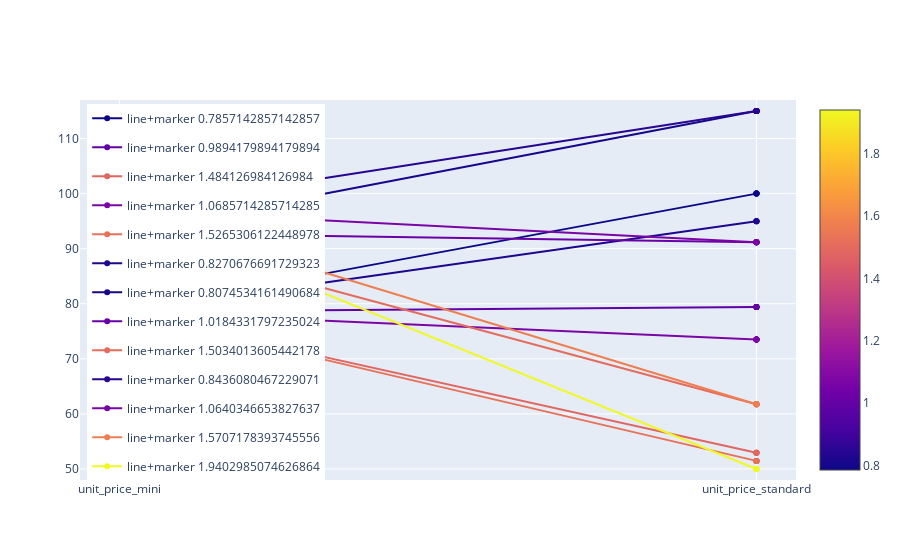

Here is the notebook cell this chart was saved with:
### Code cell
# import plotly.express as px
import plotly.graph_objects as go
import pandas as pd
import numpy as np



df = df[df['brand_name']=='Dior']

# This function allows you to retrieve colors from a continuous color scale
# by providing the name of the color scale, and the normalized location between 0 and 1
# Reference: https://stackoverflow.com/questions/62710057/access-color-from-plotly-color-scale

def get_color(colorscale_name, loc):
    from _plotly_utils.basevalidators import ColorscaleValidator
    # first parameter: Name of the property being validated
    # second parameter: a string, doesn't really matter in our use case
    cv = ColorscaleValidator("colorscale", "")
    # colorscale will be a list of lists: [[loc1, "rgb1"], [loc2, "rgb2"], ...] 
    colorscale = cv.validate_coerce(colorscale_name)
    
    if hasattr(loc, "__iter__"):
        return [get_continuous_color(colorscale, x) for x in loc]
    return get_continuous_color(colorscale, loc)
        

# Identical to Adam's answer
import plotly.colors
from PIL import ImageColor

def get_continuous_color(colorscale, intermed):
    """
    Plotly continuous colorscales assign colors to the range [0, 1]. This function computes the intermediate
    color for any value in that range.

    Plotly doesn't make the colorscales directly accessible in a common format.
    Some are ready to use:
    
        colorscale = plotly.colors.PLOTLY_SCALES["Greens"]

    Others are just swatches that need to be constructed into a colorscale:

        viridis_colors, scale = plotly.colors.convert_colors_to_same_type(plotly.colors.sequential.Viridis)
        colorscale = plotly.colors.make_colorscale(viridis_colors, scale=scale)

    :param colorscale: A plotly continuous colorscale defined with RGB string colors.
    :param intermed: value in the range [0, 1]
    :return: color in rgb string format
    :rtype: str
    """
    if len(colorscale) < 1:
        raise ValueError("colorscale must have at least one color")

    hex_to_rgb = lambda c: "rgb" + str(ImageColor.getcolor(c, "RGB"))

    if intermed <= 0 or len(colorscale) == 1:
        c = colorscale[0][1]
        return c if c[0] != "#" else hex_to_rgb(c)
    if intermed >= 1:
        c = colorscale[-1][1]
        return c if c[0] != "#" else hex_to_rgb(c)

    for cutoff, color in colorscale:
        if intermed > cutoff:
            low_cutoff, low_color = cutoff, color
        else:
            high_cutoff, high_color = cutoff, color
            break

    if (low_color[0] == "#") or (high_color[0] == "#"):
        # some color scale names (such as cividis) returns:
        # [[loc1, "hex1"], [loc2, "hex2"], ...]
        low_color = hex_to_rgb(low_color)
        high_color = hex_to_rgb(high_color)

    return plotly.colors.find_intermediate_color(
        lowcolor=low_color,
        highcolor=high_color,
        intermed=((intermed - low_cutoff) / (high_cutoff - low_cutoff)),
        colortype="rgb",
    )

fig = go.Figure()

## add the lines+markers
for color_val in df.mini_to_standard_ratio.unique():
    color_val_normalized = (color_val - min(df.mini_to_standard_ratio)) / (max(df.mini_to_standard_ratio) - min(df.mini_to_standard_ratio))
    # print(f"color_val={color_val}, color_val_normalized={color_val_normalized}")
    df_subset = df[df['mini_to_standard_ratio'] == color_val]
    fig.add_trace(go.Scatter(
        x=df_subset['variable'],
        y=df_subset['value'],
        mode='lines+markers',
        marker=dict(color=get_color('Plasma', color_val_normalized)),
        name=f"line+marker {color_val}",
        legendgroup=f"line+marker {color_val}"
    ))

## add invisible markers to display the colorbar without displaying the markers
fig.add_trace(go.Scatter(
    x=df['variable'],
    y=df['value'],
    mode='markers',
    marker=dict(
        size=0, 
        color="rgba(0,0,0,0)", 
        colorscale='Plasma', 
        cmin=min(df.mini_to_standard_ratio),
        cmax=max(df.mini_to_standard_ratio),
        colorbar=dict(thickness=40)
    ),
    showlegend=False
))

fig.update_layout(
    legend=dict(
    yanchor="top",
    y=0.99,
    xanchor="left",
    x=0.01),
    yaxis_range=[min(df.value)-2,max(df.value)+2]
)

fig.show()

### Figure 1 — Plotly figure (JSON) as saved in the notebook; plotly's stock layout.template omitted (floating-point values rounded to 4 significant figures; data arrays with more than 128 entries replaced by an {"elided": "..."} marker saying what was removed)
{"data": [{"legendgroup": "line+marker 0.7857142857142857", "marker": {"color": "rgb(13, 8, 135)"}, "mode": "lines+markers", "name": "line+marker 0.7857142857142857", "type": "scatter", "x": ["unit_price_mini", "unit_price_mini", "unit_price_mini", "unit_price_mini", "unit_price_mini", "unit_price_standard", "unit_price_standard", "unit_price_standard", "unit_price_standard", "unit_price_standard"], "y": [78.57, 78.57, 78.57, 78.57, 78.57, 100, 100, 100, 100, 100]}, {"legendgroup": "line+marker 0.9894179894179894", "marker": {"color": "rgb(95.86642043705757, 1.8242536164973833, 164.29085872576178)"}, "mode": "lines+markers", "name": "line+marker 0.9894179894179894", "type": "scatter", "x": ["unit_price_mini", "unit_price_mini", "unit_price_mini", "unit_price_mini", "unit_price_mini", "unit_price_standard", "unit_price_standard", "unit_price_standard", "unit_price_standard", "unit_price_standard"], "y": [78.57, 78.57, 78.57, 78.57, 78.57, 79.41, 79.41, 79.41, 79.41, 79.41]}, {"legendgroup": "line+marker 1.484126984126984", "marker": {"color": "rgb(225.32686980609415, 102.10064635272387, 96.34072022160669)"}, "mode": "lines+markers", "name": "line+marker 1.484126984126984", "type": "scatter", "x": ["unit_price_mini", "unit_price_mini", "unit_price_mini", "unit_price_mini", "unit_price_mini", "unit_price_standard", "unit_price_standard", "unit_price_standard", "unit_price_standard", "unit_price_standard"], "y": [78.57, 78.57, 78.57, 78.57, 78.57, 52.94, 52.94, 52.94, 52.94, 52.94]}, {"legendgroup": "line+marker 1.0685714285714285", "marker": {"color": "rgb(122.60476454293628, 5.507257617728527, 165.95124653739612)"}, "mode": "lines+markers", "name": "line+marker 1.0685714285714285", "type": "scatter", "x": ["unit_price_mini", "unit_price_mini", "unit_price_mini", "unit_price_mini", "unit_price_mini", "unit_price_mini", "unit_price_mini", "unit_price_standard", "unit_price_standard", "unit_price_standard", "unit_price_standard", "unit_price_standard", "unit_price_standard", "unit_price_standard"], "y": [78.57, 78.57, 78.57, 78.57, 78.57, 78.57, 78.57, 73.53, 73.53, 73.53, 73.53, 73.53, 73.53, 73.53]}, {"legendgroup": "line+marker 1.5265306122448978", "marker": {"color": "rgb(232.2681440443213, 113.33889988128212, 88.4078353779185)"}, "mode": "lines+markers", "name": "line+marker 1.5265306122448978", "type": "scatter", "x": ["unit_price_mini", "unit_price_mini", "unit_price_mini", "unit_price_mini", "unit_price_mini", "unit_price_mini", "unit_price_mini", "unit_price_standard", "unit_price_standard", "unit_price_standard", "unit_price_standard", "unit_price_standard", "unit_price_standard", "unit_price_standard"], "y": [78.57, 78.57, 78.57, 78.57, 78.57, 78.57, 78.57, 51.47, 51.47, 51.47, 51.47, 51.47, 51.47, 51.47]}, {"legendgroup": "line+marker 0.8270676691729323", "marker": {"color": "rgb(31.373961218836552, 6.38824901589153, 142.73640472372065)"}, "mode": "lines+markers", "name": "line+marker 0.8270676691729323", "type": "scatter", "x": ["unit_price_mini", "unit_price_mini", "unit_price_mini", "unit_price_mini", "unit_price_standard", "unit_price_standard", "unit_price_standard", "unit_price_standard"], "y": [78.57, 78.57, 78.57, 78.57, 95, 95, 95, 95]}, {"legendgroup": "line+marker 0.8074534161490684", "marker": {"color": "rgb(22.659038901601875, 7.1527158858243975, 139.0669637480429)"}, "mode": "lines+markers", "name": "line+marker 0.8074534161490684", "type": "scatter", "x": ["unit_price_mini", "unit_price_mini", "unit_price_mini", "unit_price_mini", "unit_price_mini", "unit_price_standard", "unit_price_standard", "unit_price_standard", "unit_price_standard", "unit_price_standard"], "y": [92.86, 92.86, 92.86, 92.86, 92.86, 115, 115, 115, 115, 115]}, {"legendgroup": "line+marker 1.0184331797235024", "marker": {"color": "rgb(105.81806809042988, 1.3719059958895512, 166.32642301849702)"}, "mode": "lines+markers", "name": "line+marker 1.0184331797235024", "type": "scatter", "x": ["unit_price_mini", "unit_price_mini", "unit_price_mini", "unit_price_mini", "unit_price_mini", "unit_price_standard", "unit_price_standard", "unit_price_standard", "unit_price_standard", "unit_price_standard"], "y": [92.86, 92.86, 92.86, 92.86, 92.86, 91.18, 91.18, 91.18, 91.18, 91.18]}, {"legendgroup": "line+marker 1.5034013605442178", "marker": {"color": "rgb(228.48199445983383, 107.20894341115952, 92.73486347447563)"}, "mode": "lines+markers", "name": "line+marker 1.5034013605442178", "type": "scatter", "x": ["unit_price_mini", "unit_price_mini", "unit_price_mini", "unit_price_mini", "unit_price_mini", "unit_price_standard", "unit_price_standard", "unit_price_standard", "unit_price_standard", "unit_price_standard"], "y": [92.86, 92.86, 92.86, 92.86, 92.86, 61.76, 61.76, 61.76, 61.76, 61.76]}, {"legendgroup": "line+marker 0.8436080467229071", "marker": {"color": "rgb(38.723112128146425, 5.7435866554257515, 145.8307840539564)"}, "mode": "lines+markers", "name": "line+marker 0.8436080467229071", "type": "scatter", "x": ["unit_price_mini", "unit_price_mini", "unit_price_mini", "unit_price_mini", "unit_price_mini", "unit_price_standard", "unit_price_standard", "unit_price_standard", "unit_price_standard", "unit_price_standard"], "y": [97.01, 97.01, 97.01, 97.01, 97.01, 115, 115, 115, 115, 115]}, {"legendgroup": "line+marker 1.0640346653827637", "marker": {"color": "rgb(121.11947100348499, 4.729246716111185, 166.3048878563131)"}, "mode": "lines+markers", "name": "line+marker 1.0640346653827637", "type": "scatter", "x": ["unit_price_mini", "unit_price_mini", "unit_price_mini", "unit_price_mini", "unit_price_mini", "unit_price_standard", "unit_price_standard", "unit_price_standard", "unit_price_standard", "unit_price_standard"], "y": [97.01, 97.01, 97.01, 97.01, 97.01, 91.18, 91.18, 91.18, 91.18, 91.18]}, {"legendgroup": "line+marker 1.5707178393745556", "marker": {"color": "rgb(238.6675900277008, 125.52631578947364, 80.02216066481998)"}, "mode": "lines+markers", "name": "line+marker 1.5707178393745556", "type": "scatter", "x": ["unit_price_mini", "unit_price_mini", "unit_price_mini", "unit_price_mini", "unit_price_mini", "unit_price_standard", "unit_price_standard", "unit_price_standard", "unit_price_standard", "unit_price_standard"], "y": [97.01, 97.01, 97.01, 97.01, 97.01, 61.76, 61.76, 61.76, 61.76, 61.76]}, {"legendgroup": "line+marker 1.9402985074626864", "marker": {"color": "rgb(240, 249, 33)"}, "mode": "lines+markers", "name": "line+marker 1.9402985074626864", "type": "scatter", "x": ["unit_price_mini", "unit_price_mini", "unit_price_mini", "unit_price_mini", "unit_price_mini", "unit_price_standard", "unit_price_standard", "unit_price_standard", "unit_price_standard", "unit_price_standard"], "y": [97.01, 97.01, 97.01, 97.01, 97.01, 50, 50, 50, 50, 50]}, {"marker": {"cmax": 1.94, "cmin": 0.7857, "color": "rgba(0,0,0,0)", "colorbar": {"thickness": 40}, "colorscale": [[0, "#0d0887"], [0.1111, "#46039f"], [0.2222, "#7201a8"], [0.3333, "#9c179e"], [0.4444, "#bd3786"], [0.5556, "#d8576b"], [0.6667, "#ed7953"], [0.7778, "#fb9f3a"], [0.8889, "#fdca26"], [1, "#f0f921"]], "size": 0}, "mode": "markers", "showlegend": false, "type": "scatter", "x": {"elided": "136 str values"}, "y": {"elided": "136 float values"}}], "layout": {"legend": {"x": 0.01, "xanchor": "left", "y": 0.99, "yanchor": "top"}, "yaxis": {"range": [48, 117]}}}
